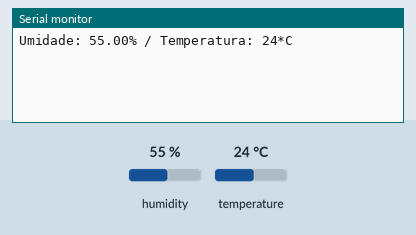
This sketch was run on a simulated Arduino Uno, built with avr-gcc and run on an emulated ATmega328P. On the bench: the last lines printed to the serial monitor. The inputs (shaded band) are chosen by the test bench; at power-on: humidity 55 %, temperature 24 °C.

Above: at 3.2 s.
3.3 s: humidity set to 22 %
At 5.2 s:
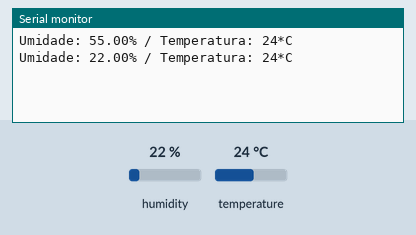
6.0 s: temperature set to 12 °C
At 7.6 s:
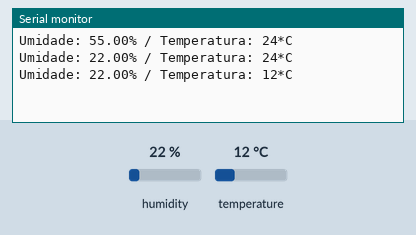
8.7 s: humidity set to 40 %
At 11.2 s:
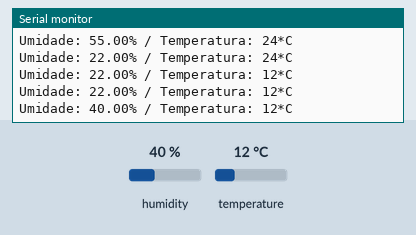
Timing chart, 0 to 12.7 s (numbered marks = the images above; inputs shaded):
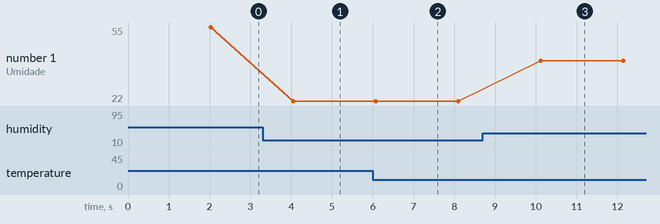

Measured:
- after the input at 3.3 s, the serial monitor: prints a new line after 0.75 s (image 1)
- after the input at 6.0 s, the serial monitor: prints a new line after 0.07 s (image 2)
- after the input at 8.7 s, the serial monitor: prints a new line after 1.4 s (image 3)
- plotted number 1: 55 → 22 after the input at 3.3 s, 22 → 40 after the input at 8.7 s

The sketch:

dht11.ino
```cpp
#include "dht.h"

const int dhtpin = 7;

dht DHT;

void setup(){
  Serial.begin(9600);
  delay(2000);
}

void loop(){
  DHT.read11(dhtpin);
  Serial.print("Umidade: ");
  Serial.print(DHT.humidity);
  Serial.print("%");
  Serial.print(" / Temperatura: ");
  Serial.print(DHT.temperature, 0);
  Serial.println("*C");
  delay(2000);
}
```
